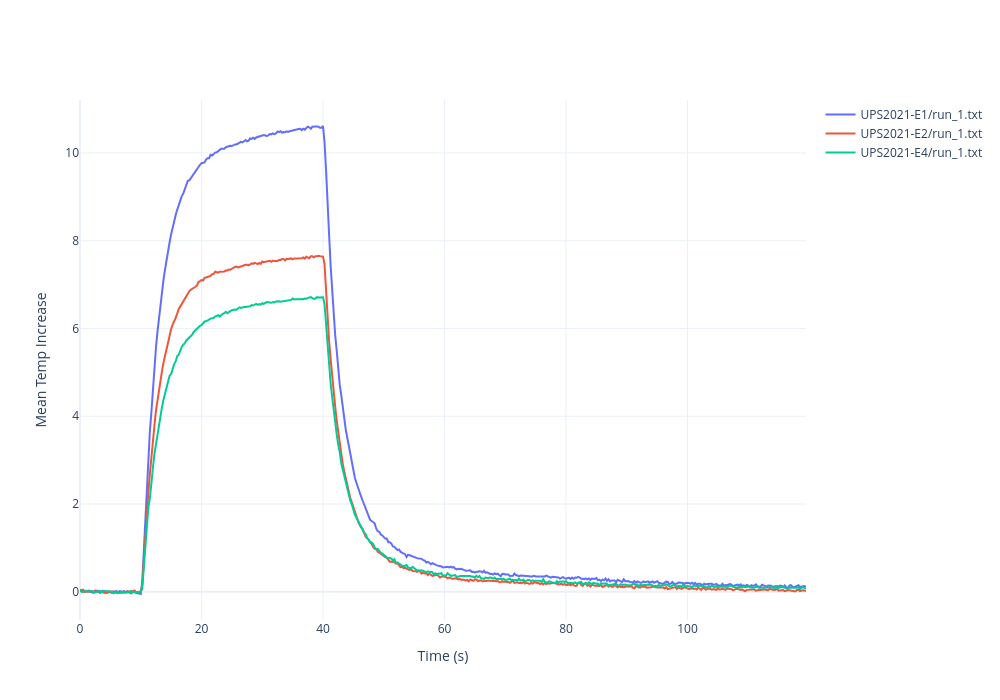

This figure's notebook cell:
### Code cell
fig = go.Figure()

mylabel_List = []
for i in range(number): 
    myTtrace = myTtrace_list[i]
    mylabel = myTtrace.filename
    print(mylabel)
    mylabel_List.append(mylabel)
    fig.add_trace(go.Scatter(x = myTtrace.time, y = myTtrace.Temp_av, mode = 'lines', name = mylabel)) 
                  
#fig.update_layout(title_text='chi')
fig.update_xaxes(title_text="Time (s)")
fig.update_yaxes(title_text="Mean Temp Increase")
fig.update_layout(width=1000, height=700, template = 'plotly_white')

fig.show()

### Figure 1 — Plotly figure (JSON) as saved in the notebook; plotly's stock layout.template omitted (floating-point values rounded to 4 significant figures; data arrays with more than 128 entries replaced by an {"elided": "..."} marker saying what was removed)
{"data": [{"mode": "lines", "name": "UPS2021-E1/run_1.txt", "type": "scatter", "x": {"elided": "479 float values"}, "y": {"elided": "479 float values"}}, {"mode": "lines", "name": "UPS2021-E2/run_1.txt", "type": "scatter", "x": {"elided": "479 float values"}, "y": {"elided": "479 float values"}}, {"mode": "lines", "name": "UPS2021-E4/run_1.txt", "type": "scatter", "x": {"elided": "479 float values"}, "y": {"elided": "479 float values"}}], "layout": {"height": 700, "width": 1000, "xaxis": {"autorange": true, "range": [0, 119.5], "title": {"text": "Time (s)"}, "type": "linear"}, "yaxis": {"autorange": true, "range": [-0.6416, 11.2], "title": {"text": "Mean Temp Increase"}, "type": "linear"}}}
